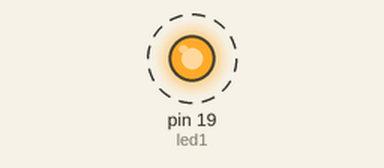
This sketch was run on a simulated Arduino Uno, built with avr-gcc and run on an emulated ATmega328P. Parts: output pins drawn as LEDs (lit = HIGH). Dashed ring = blinking.

Above: at 0.2 s.
Timing chart, 0 to 3.0 s (numbered marks = the images above):
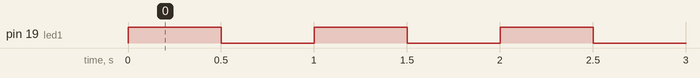

The sketch:

blibkled.ino
```cpp
int led1=19;

void setup() {
  pinMode(led1,OUTPUT);// put your setup code here, to run once:

}

void loop() {
  // put your main code here, to run repeatedly:
digitalWrite(led1,HIGH);
delay(500);
digitalWrite(led1,LOW);
delay(500);
}
```

append.c
```cpp
#include<stdio.h>
int main()
{
	FILE *fptr;
	int i,n;
	char str[100];
	char fname[100];
	char str1;
	printf("enter the file name to be append");
	scanf("%s",fname);
	fptr=fopen(fname,"a");
	printf("enter the no. of lines to be written");
	scanf("%d",&n);
	printf("the lines are:");
	for(i=0;i<n+1;i++)
	{
		fgets(str,sizeof(str1),stdin);
		fputs(str,fptr);
	}
	fclose(fptr);
	fptr=fopen(fname,"r");
	printf("the contents of file %s is :\n",fname);
	str1=fgetc(fptr);
	while(str!=EOF)
	{
		printf("%c",str1);
		str1=fgetc(fptr);
	}
	printf("\n\n");
	fclose(fptr);
	return 0;
}
```

copy.c
```cpp
#include<stdio.h>
#include<stdlib.h>
void main()
{
	FILE *fptr1,*fptr2;
	char ch,fname1[20],fname2[20];
	printf("enter the source file");
	scanf("%s",fname1);
	fptr1=fopen(fname1,"r");
	if(fptr1==NULL)
	{
		printf("file not found");
		exit(1);
	}
	printf("enter the name of new file");
	scanf("%s",fname2);
	fptr2=fopen(fname2,"w");
	if (fptr2==NULL)
	{
		printf("file not found");
		fclose(fptr1);
		exit(2);
	}
	while(1)
	{
		ch=fgetc(fptr1);
		if(ch==EOF)
		{
			break;
		}
		else
		{
			fputc(ch,fptr2);
		}
	}
	printf("the file %s copied succesfully to file %s\n\n",fname1,fname2);
	fclose(fptr1);
	fclose(fptr2);

}
```

copying.c
```cpp
#include<stdio.h>
#include<stdlib.h>
void main()
{
	FILE *fptr1,*fptr2;
	char ch,fname1[20],fname2[20];
	printf("enter the source file name");
	scanf("%s",fname1);
	fptr1=fopen(fname1,"r");
	if(fptr1==NULL)
	{
		printf("file not found");
		exit(1);
	}
	printf("enter the new file name");
	scanf("%s",fname2);
	fptr2=fopen(fname2,"w");
	if(fptr2==NULL)
	{
		printf("file not found");
		fclose(fptr1);
		exit(2);
	}
	while(1)
	{
		ch=fgetc(fptr1);
		if(ch==EOF)
		{
			break;
		}
		else
		{
			fputc(ch,fptr2);
		}
	}
	printf("%s is copied into %s succesfully",fname1,fname2);
	fclose(fptr1);
	fclose(fptr2);
}
```

removing_a_file.c
```cpp
#include<stdio.h>
void main()
{
	int status;
	char fname[20];
	printf("enter the file name to remove");
	scanf("%s",fname);
	status=remove(fname);
	if(status==0)
	{
		printf("file is %s is removed succesfully",fname);
	}
	else
	{
		printf("unable to remove file %s",fname);
	}
}
```

Measured:
- by itself, pin 19 (led1): alternates HIGH for 0.50 s and LOW for 0.50 s
